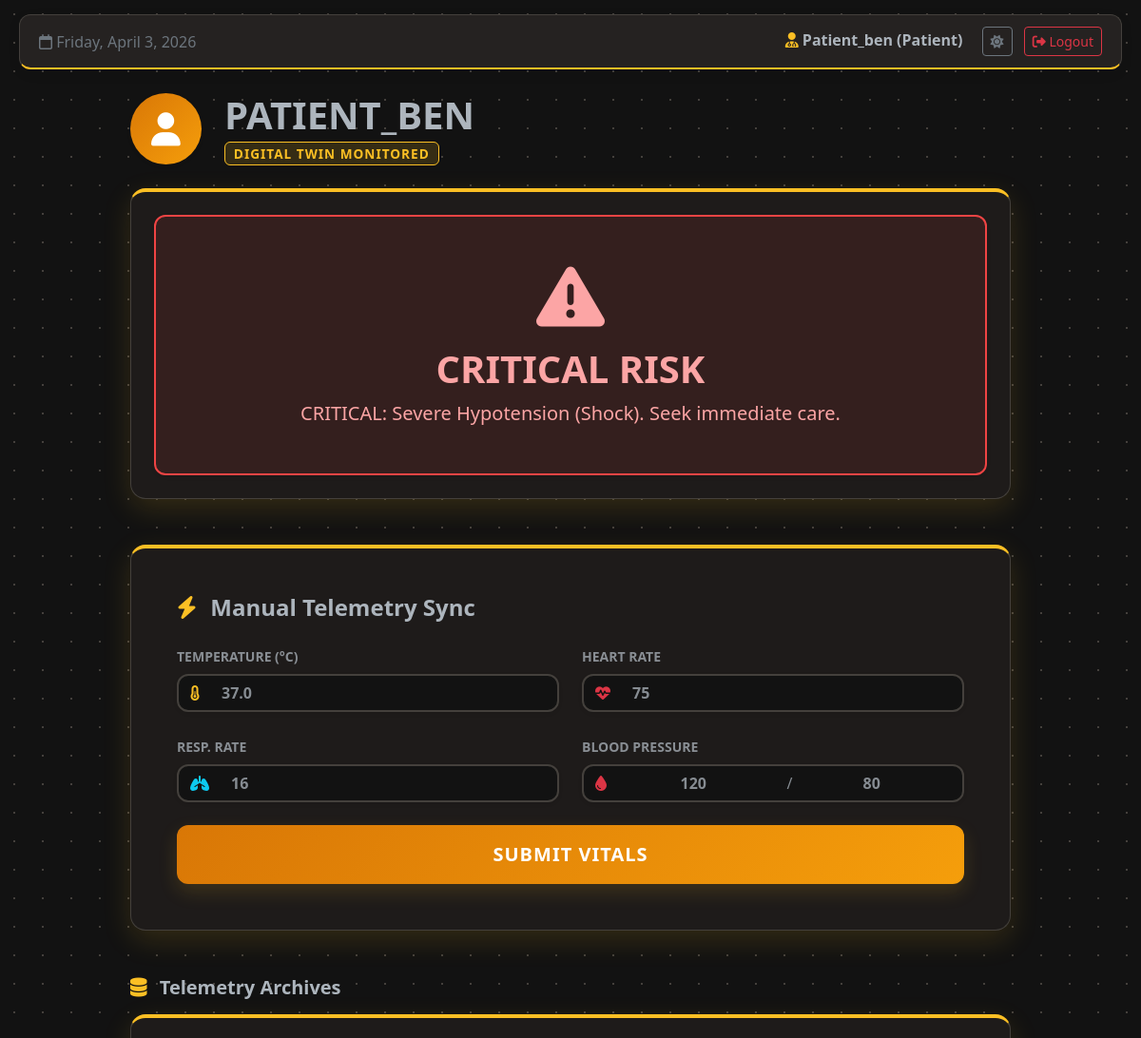
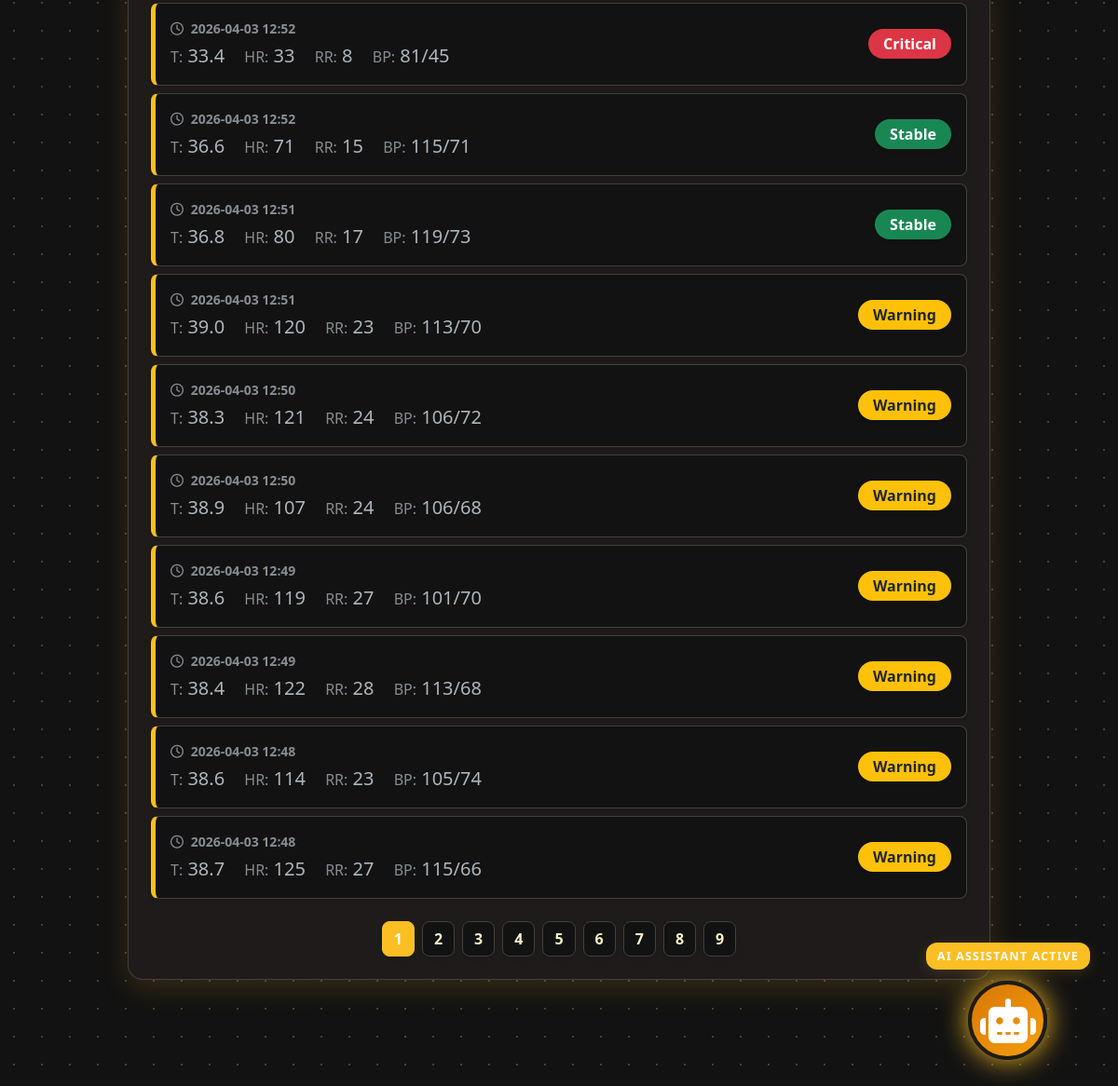
The page /patient_dashboard (signed in) on the database its author committed (2 pictures, top to bottom).
### models.py (models this page shows)
class User(UserMixin, db.Model):
    id = db.Column(db.Integer, primary_key=True)
    username = db.Column(db.String(100), unique=True, nullable=False)
    email = db.Column(db.String(120), unique=True, nullable=True)
    password = db.Column(db.String(100), nullable=False)
    role = db.Column(db.String(20), nullable=False, default="patient")
    age = db.Column(db.Integer, nullable=True)
    gender = db.Column(db.String(20), nullable=True)
    blood_group = db.Column(db.String(10), nullable=True)
    contact = db.Column(db.String(20), nullable=True)
    emp_id = db.Column(db.String(50), nullable=True)
    department = db.Column(db.String(50), nullable=True)
    entries = db.relationship("Entry", backref="author", lazy=True)

class Entry(db.Model):
    id = db.Column(db.Integer, primary_key=True)
    user_id = db.Column(db.Integer, db.ForeignKey("user.id"), nullable=True)
    name = db.Column(db.String(100), nullable=False)
    temp = db.Column(db.Float, nullable=False)
    hr = db.Column(db.Integer, nullable=False)
    rr = db.Column(db.Integer, nullable=False)
    sys_bp = db.Column(db.Integer, nullable=True)
    dia_bp = db.Column(db.Integer, nullable=True)
    status = db.Column(db.String(20), nullable=False)
    advice = db.Column(db.String(200), nullable=True)
    timestamp = db.Column(db.DateTime, default=datetime.utcnow)

### app.py (the view)
@app.route("/patient_dashboard")
@login_required
def patient_dashboard():
    if current_user.role != "patient":
        return redirect(url_for("home"))
    my_entries = (
        Entry.query.filter_by(user_id=current_user.id)
        .order_by(Entry.timestamp.desc())
        .all()
    )
    current_status = my_entries[0].status if my_entries else "Unknown"
    latest_advice = my_entries[0].advice if my_entries else "No data logged yet."
    return render_template(
        "patient_home.html",
        entries=my_entries,
        status=current_status,
        advice=latest_advice,
    )

### app.py (called while the page is built)
@login_manager.user_loader
def load_user(user_id):
    return db.session.get(User, int(user_id))

### templates/patient_home.html (shortened to what this page needs)
{% extends "base.html" %} {% block content %}
<div class="container mt-4 mb-5">
  <div class="row mb-4">
    <div class="col-lg-10 mx-auto">
      <div class="d-flex align-items-center">
        <div
          class="rounded-circle d-flex justify-content-center align-items-center me-4 shadow-sm"
          style="
            width: 75px;
            height: 75px;
            background: var(--bot-bg);
            color: white;
            font-size: 2.2rem;
          "
        >
          <i class="fa-solid fa-user"></i>
        </div>
        <div>
          <h1 class="fw-bold mb-0 text-body text-uppercase">
            {{ current_user.username }}
          </h1>
          <span
            class="badge mt-1"
            style="
              background: var(--accent-glow);
              color: var(--vm-accent);
              font-weight: 800;
              letter-spacing: 1px;
              border: 1px solid var(--vm-accent);
              font-size: 0.85rem;
            "
          >
            DIGITAL TWIN MONITORED
          </span>
        </div>
      </div>
    </div>
  </div>
  <div class="row mb-5">
    <div class="col-lg-10 mx-auto">
      <div class="yellow-card p-4 text-center">
        {% if status == 'High' or status == 'Critical' %}
        <div class="status-box status-critical shadow-sm">
          <i class="fa-solid fa-triangle-exclamation display-2 mb-3"></i>
          <h1 class="fw-bold mb-2">CRITICAL RISK</h1>
          <p class="fs-5 mb-0 fw-medium">{{ advice }}</p>
        </div>
        {% elif status == 'Warning' %}
        <div class="status-box status-warning shadow-sm">
          <i class="fa-solid fa-notes-medical display-2 mb-3"></i>
          <h1 class="fw-bold mb-2">ATTENTION ADVISED</h1>
          <p class="fs-5 mb-0 fw-medium">{{ advice }}</p>
        </div>
        {% elif status == 'Stable' %}
        <div class="status-box status-stable shadow-sm">
          <i class="fa-solid fa-heart-circle-check display-2 mb-3"></i>
          <h1 class="fw-bold mb-2">BIOMETRICS STABLE</h1>
          <p class="fs-5 mb-0 fw-medium">{{ advice }}</p>
        </div>
        {% endif %}
      </div>
    </div>
  </div>
  <div class="row mb-5">
    <div class="col-lg-10 mx-auto">
      <div class="yellow-card p-4 p-md-5">
        <h4 class="fw-bold mb-4 text-body">
          <i class="fa-solid fa-bolt me-2" style="color: var(--vm-accent)"></i>
          Manual Telemetry Sync
        </h4>
        <form method="POST" action="/add_vitals">
          <div class="row g-4 mb-4">
            <div class="col-md-6">
              <label class="form-label fw-bold text-muted small text-uppercase"
                >Temperature (°C)</label
              >
              <div class="input-group yellow-input-group shadow-sm">
                <span class="input-group-text"
                  ><i class="fa-solid fa-temperature-half"></i
                ></span>
                <input
                  type="number"
                  step="0.1"
                  name="temperature"
                  class="form-control"
                  placeholder="37.0"
                  required
                />
              </div>
            </div>
            <div class="col-md-6">
              <label class="form-label fw-bold text-muted small text-uppercase"
                >Heart Rate</label
              >
              <div class="input-group yellow-input-group shadow-sm">
                <span class="input-group-text"
                  ><i class="fa-solid fa-heart-pulse text-danger"></i
                ></span>
                <input
                  type="number"
                  name="heart_rate"
                  class="form-control"
                  placeholder="75"
                  required
                />
              </div>
            </div>
            <div class="col-md-6">
              <label class="form-label fw-bold text-muted small text-uppercase"
                >Resp. Rate</label
              >
              <div class="input-group yellow-input-group shadow-sm">
                <span class="input-group-text"
                  ><i class="fa-solid fa-lungs text-info"></i
                ></span>
                <input
                  type="number"
                  name="resp_rate"
                  class="form-control"
                  placeholder="16"
                  required
                />
              </div>
            </div>
            <div class="col-md-6">
              <label class="form-label fw-bold text-muted small text-uppercase"
                >Blood Pressure</label
              >
              <div class="input-group yellow-input-group shadow-sm">
                <span class="input-group-text"
                  ><i class="fa-solid fa-droplet text-danger"></i
                ></span>
                <input
                  type="number"
                  name="sys_bp"
                  class="form-control text-center"
                  placeholder="120"
                  required
                />
                <span class="input-group-text border-0 px-1 text-muted">/</span>
                <input
                  type="number"
                  name="dia_bp"
                  class="form-control text-center"
                  placeholder="80"
                  required
                />
              </div>
            </div>
          </div>
          <button type="submit" class="btn btn-yellow w-100 fs-5">
            Submit Vitals
          </button>
        </form>
      </div>
    </div>
  </div>
  <div class="row mb-5 pb-5">
    <div class="col-lg-10 mx-auto">
      <h5 class="fw-bold mb-3 text-body">
        <i
          class="fa-solid fa-database me-2"
          style="color: var(--vm-accent)"
        ></i>
        Telemetry Archives
      </h5>
      <div class="yellow-card p-4">
        <div id="historyContainer" class="d-flex flex-column gap-2">
          {% for entry in entries %} {% set badge_color = 'bg-success' %} {% if
          entry.status == 'High' or entry.status == 'Critical' %}{% set
          badge_color = 'bg-danger' %}{% endif %} {% if entry.status ==
          'Warning' %}{% set badge_color = 'bg-warning text-dark' %}{% endif %}
          <div
            class="history-entry p-3 d-none flex-column flex-md-row justify-content-between align-items-md-center shadow-sm"
          >
            <div>
              <div class="text-muted small fw-bold mb-1">
                <i class="fa-regular fa-clock me-1"></i> {{
                entry.timestamp.strftime('%Y-%m-%d %H:%M') }}
              </div>
              <div class="fs-5 fw-medium text-body">
                <span class="me-3"
                  ><span class="text-muted fs-6">T:</span> {{ entry.temp
                  }}</span
                >
                <span class="me-3"
                  ><span class="text-muted fs-6">HR:</span> {{ entry.hr }}</span
                >
                <span class="me-3"
                  ><span class="text-muted fs-6">RR:</span> {{ entry.rr }}</span
                >
                <span
                  ><span class="text-muted fs-6">BP:</span> {{ entry.sys_bp
                  }}/{{ entry.dia_bp }}</span
                >
              </div>
            </div>
            <div class="mt-2 mt-md-0">
              <span
                class="badge {{ badge_color }} fs-6 px-3 py-2 rounded-pill shadow-sm"
                >{{ entry.status }}</span
              >
            </div>
          </div>
          {% endfor %}
        </div>
        <div
          class="d-flex justify-content-center mt-4 gap-2 pagination-controls"
          id="paginationControls"
        ></div>
      </div>
    </div>
  </div>
</div>
<div class="vitalbot-container">
  <div class="vitalbot-badge">AI ASSISTANT ACTIVE</div>
  <div
    class="ai-bot-btn-extreme"
    data-bs-toggle="collapse"
    data-bs-target="#chatBox"
  >
    <i class="fa-solid fa-robot fa-3x text-white"></i>
  </div>
</div>
{% endblock %}

### templates/base.html (shortened to what this page needs)
<!doctype html>
<html lang="en" data-bs-theme="dark">
  <head>
    <link
      href="https://cdn.jsdelivr.net/npm/bootstrap@5.3.0/dist/css/bootstrap.min.css"
      rel="stylesheet"
    />
    <link
      rel="stylesheet"
      href="https://cdnjs.cloudflare.com/ajax/libs/font-awesome/6.4.0/css/all.min.css"
    />
    <link
      rel="stylesheet"
      href="https://cdn.datatables.net/1.13.6/css/dataTables.bootstrap5.min.css"
    />
  </head>
  <body>
    <div
      class="main-content"
    >
      {% if current_user.is_authenticated %}
      <div class="top-navbar">
        <div class="text-secondary">
          <i class="fa-regular fa-calendar"></i> <span id="currentDate"></span>
        </div>
        <div>
          <span class="fw-bold me-3 text-body">
            <i
              class="fa-solid fa-user-doctor"
              style="color: var(--vm-accent)"
            ></i>
            {{ current_user.username | capitalize }} ({{ current_user.role |
            capitalize }})
          </span>
          <button
            id="theme-toggle"
            class="btn btn-sm btn-outline-secondary me-2"
          >
            <i id="theme-icon" class="fa-solid fa-moon"></i>
          </button>
          <a
            href="{{ url_for('logout') }}"
            class="btn btn-sm btn-outline-danger"
            ><i class="fa-solid fa-right-from-bracket"></i> Logout</a
          >
        </div>
      </div>
      {% endif %}  {% block content %}{% endblock %}
    </div>
  </body>
</html>

### templates/base.html (style rules this page uses)
:root { --vm-bg: #f4f7f6; --vm-sidebar-bg: #1d2b36; --vm-sidebar-border: #2c3e50; --vm-card-bg: #ffffff; --vm-card-border: #e3e6f0; --vm-text-main: #5a5c69; --vm-text-muted: #858796; --vm-topbar-bg: rgba( 255, 255, 255, 0.85 ); --vm-grid-line: #e9ecef; --vm-organ-base: #e9ecef; --vm-organ-stroke: #ced4da; --vm-accent: #4db8ff; }
[data-bs-theme="dark"] { --vm-bg: #0f172a; --vm-sidebar-bg: #020617; --vm-sidebar-border: #1e293b; --vm-card-bg: #1e293b; --vm-card-border: #334155; --vm-text-main: #e2e8f0; --vm-text-muted: #94a3b8; --vm-topbar-bg: rgba( 30, 41, 59, 0.85 ); --vm-grid-line: #1e293b; --vm-organ-base: #334155; --vm-organ-stroke: #475569; --vm-accent: #38bdf8; }
body { background-color: var(--vm-bg); font-family: "Segoe UI", Tahoma, Geneva, Verdana, sans-serif; overflow-x: hidden; color: var(--vm-text-main); transition: background-color 0.3s, color 0.3s; }
.main-content { margin-left: 250px; padding: 15px 20px 20px 20px; min-height: 100vh; }
.top-navbar { background-color: var(--vm-topbar-bg); border-radius: 12px; padding: 12px 20px; border: 1px solid var(--vm-card-border); box-shadow: 0 4px 15px rgba(0, 0, 0, 0.05); margin-bottom: 10px; display: flex; justify-content: space-between; align-items: center; transition: background-color 0.3s; backdrop-filter: blur(10px); -webkit-backdrop-filter: blur(10px); }
.form-control { background-color: var(--vm-bg); border: 1px solid var(--vm-card-border); color: var(--vm-text-main); }

### rows shown on the page
User: username "Patient_ben", role "Patient", username "PATIENT_BEN"
Entry: advice "CRITICAL: Severe Hypotension (Shock). Seek immediate care.", timestamp "2026-04-03 12:52", temp "33.4", hr "33", rr "8", sys_bp "81", dia_bp "45", status "Critical"
Entry: timestamp "2026-04-03 12:52", temp "36.6", hr "71", rr "15", sys_bp "115", dia_bp "71", status "Stable"
Entry: timestamp "2026-04-03 12:51", temp "36.8", hr "80", rr "17", sys_bp "119", dia_bp "73", status "Stable"
Entry: timestamp "2026-04-03 12:51", temp "39.0", hr "120", rr "23", sys_bp "113", dia_bp "70", status "Warning"
Entry: timestamp "2026-04-03 12:50", temp "38.3", hr "121", rr "24", sys_bp "106", dia_bp "72", status "Warning"
Entry: timestamp "2026-04-03 12:50", temp "38.9", hr "107", rr "24", sys_bp "106", dia_bp "68", status "Warning"
Entry: timestamp "2026-04-03 12:49", temp "38.6", hr "119", rr "27", sys_bp "101", dia_bp "70", status "Warning"
Entry: timestamp "2026-04-03 12:49", temp "38.4", hr "122", rr "28", sys_bp "113", dia_bp "68", status "Warning"
Entry: timestamp "2026-04-03 12:48", temp "38.6", hr "114", rr "23", sys_bp "105", dia_bp "74", status "Warning"
Entry: timestamp "2026-04-03 12:48", temp "38.7", hr "125", rr "27", sys_bp "115", dia_bp "66", status "Warning"
